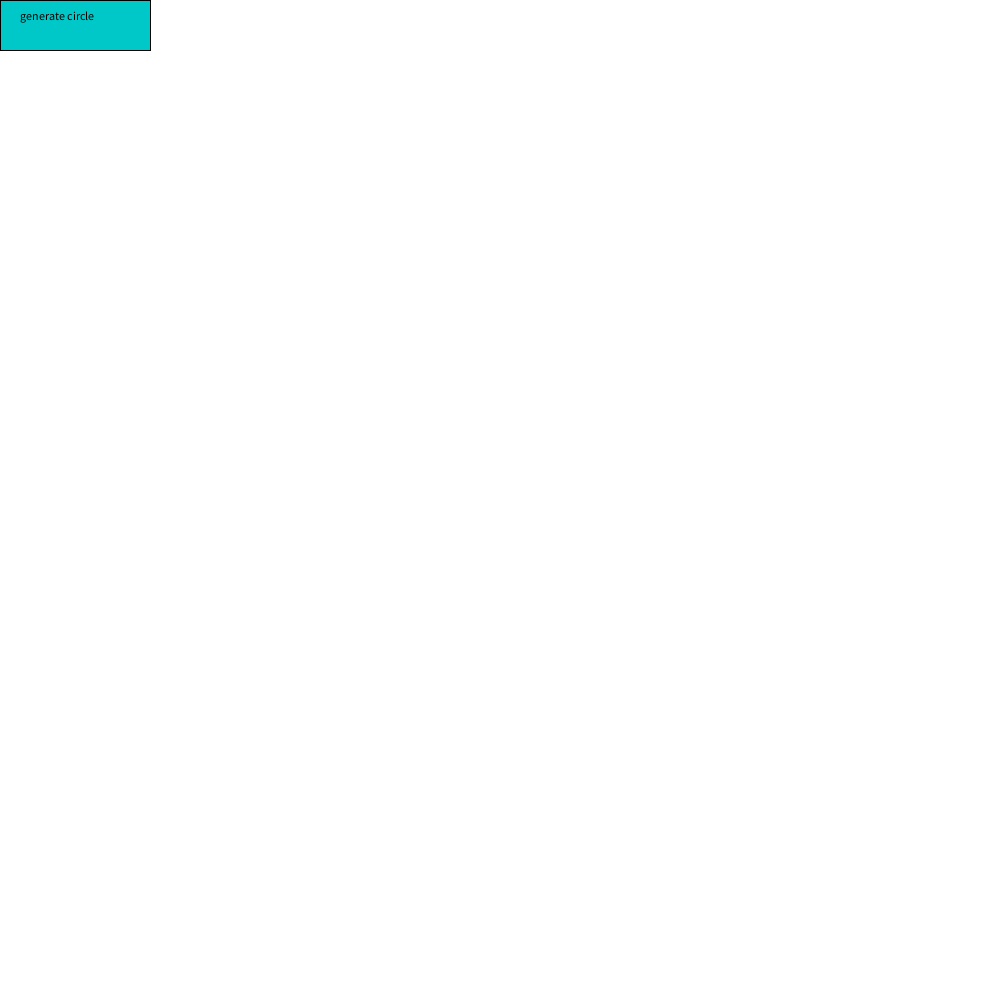
Frame 1 (no input)
Frame 60 (the mouse pressed at the canvas centre just before this capture): identical to frame 1, image omitted
Frame 120 (the mouse held since frame 60 and released just before this capture): identical to frame 1, image omitted

The Processing sketch that drew this single still picture (run headless with seeded random() and noise(); from frame 60 on, the mouse is pressed at the canvas centre):

// Processing sketch: Bezier_Curves_1
// ── Bezier_Curves_1.pde
void setup() {  // setup() runs once
  size(1000, 1000);
  frameRate(60);
  background(255);
  


}

  Circle ve;
  
  ArrayList<Circle> circles = new ArrayList();
  
  
  
void draw(){
  background(255);
  
  
  push();
  fill(0,200,200);
  rect(0,0,150,50);
  pop();
  
  fill(0);
  text("generate circle", 20, 20);
  
   for(int i = 0; i<circles.size()-2; i++){
      circles.get(i).show();
   }
   
   if(circles.size()>3){
     
    for(int i = 0; i<circles.size()-3; i+=3){
  drawCurve(circles.get(i), circles.get(i+1), circles.get(i+2),circles.get(i+3));
    }
   }
}









void mouseDragged(){
  
  for(int i = 0; i<circles.size(); i++){
  
  ve=circles.get(i);
  if(abs(ve.posx-mouseX)<30 && abs(ve.posy-mouseY)<30){
    ve.posx=mouseX;
    ve.posy=mouseY;
  }
 }
}


void mouseClicked(){
  if(mouseX<150&&mouseY<50){
    if(circles.size()>0){
    circles.add(new Circle());
    }else{
    circles.add(new Circle());
    }
    circles.add(new Circle());
    circles.add(new Circle());
  }
}



void drawCurve(Circle cir1, Circle cir2, Circle cir3, Circle cir4){
 
  Circle c1=cir1;
  Circle c2=cir2;
  Circle c3=cir3;
  Circle c4=cir4;
  
  line(c1.posx, c1.posy, c2.posx, c2.posy);
  
  line(c3.posx, c3.posy, c4.posx, c4.posy);
  
  for(int i = 0; i<100; i++){
     float t = 0.01*i;
     
     float[] p1 = lerp(c1.posx, c1.posy, c2.posx, c2.posy, t);
     float[] p2 = lerp(c2.posx, c2.posy, c3.posx, c3.posy, t);
     float[] p3 = lerp(c3.posx, c3.posy, c4.posx, c4.posy, t);
     
     float[] v1 = lerp(p1[0], p1[1], p2[0], p2[1],t );
     float[] v2 = lerp(p2[0], p2[1], p3[0], p3[1],t );
     
     float[] t1 = lerp(v1[0], v1[1], v2[0], v2[1],t );
     float[] t2 = lerp(v1[0], v1[1], v2[0], v2[1],t+0.03 );
     
     line(t1[0], t1[1], t2[0], t2[1]);
     
     
  
}
   
}




float[] lerp(float x1, float y1, float x2, float y2, float t){
  float x = x1+t*(x2-x1);
  float y = y1+t*(y2-y1);
  
  float[] out = {x, y};
  return out;
}

// ── Circle.pde
class Circle{

  float posx = random(0,1000);
  float posy = random(0,1000);
  
  
  Circle(float x, float y){
    posx=x;
    posy=y;
  }
  
  Circle(){

  }

  void show(){
    circle(posx, posy, 5);
  }
  
  
  
  
  
}
